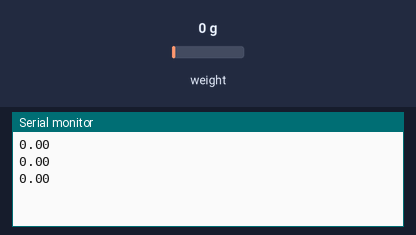
Bench run of a sketch on a simulated Arduino Uno, built with avr-gcc and run on an emulated ATmega328P. Parts: the last lines printed to the serial monitor. The inputs (shaded band) are chosen by the test bench; at power-on: weight on the scale 0 g.

Above: at 2.2 s.
2.3 s: weight on the scale set to 100 g
At 2.71 s:
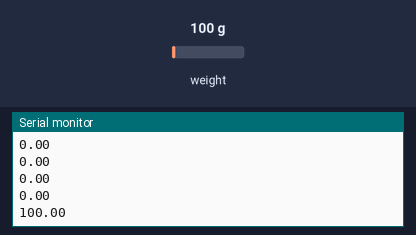
3.8 s: weight on the scale set to 1250 g
At 3.91 s:
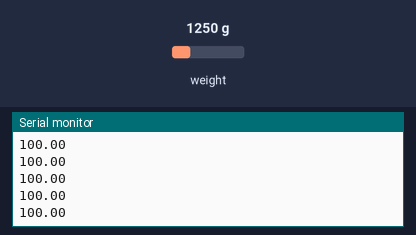
Timing chart, 0 to 6.8 s (numbered marks = the images above; inputs shaded):
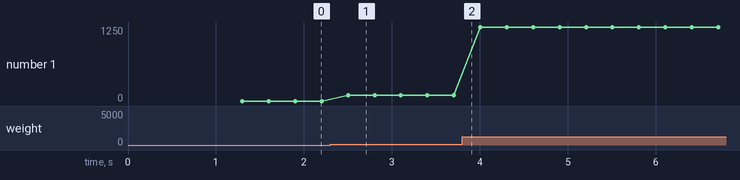

The sketch:

HX711SerialBegin.ino
```cpp
#include "HX711.h"

HX711 scale;

void setup() {
  Serial.begin(38400);
  // parameter "gain" is ommited; the default value 128 is used by the library
  // HX711.DOUT	- pin #A1
  // HX711.PD_SCK	- pin #A0
  //scale.begin(A1, A0);
  scale.begin(7, 6);

  /*
  Serial.println("Before setting up the scale:");
  Serial.print("read: \t\t");
  Serial.println(scale.read());			// print a raw reading from the ADC

  Serial.print("read average: \t\t");
  Serial.println(scale.read_average(20));  	// print the average of 20 readings from the ADC

  Serial.print("get value: \t\t");
  Serial.println(scale.get_value(5));		// print the average of 5 readings from the ADC minus the tare weight (not set yet)

  Serial.print("get units: \t\t");
  Serial.println(scale.get_units(5), 1);	// print the average of 5 readings from the ADC minus tare weight (not set) divided
						// by the SCALE parameter (not set yet)
  */

  scale.set_scale(2280.f/6.505);                      // this value is obtained by calibrating the scale with known weights; see the README for details
  scale.tare();				        // reset the scale to 0

  /*
  Serial.println("After setting up the scale:");

  Serial.print("read: \t\t");
  Serial.println(scale.read());                 // print a raw reading from the ADC

  Serial.print("read average: \t\t");
  Serial.println(scale.read_average(20));       // print the average of 20 readings from the ADC

  Serial.print("get value: \t\t");
  Serial.println(scale.get_value(5));		// print the average of 5 readings from the ADC minus the tare weight, set with tare()

  Serial.print("get units: \t\t");
  Serial.println(scale.get_units(5), 1);        // print the average of 5 readings from the ADC minus tare weight, divided
						// by the SCALE parameter set with set_scale

  Serial.println("Readings:");
  */
}
  double reading = 0;
  void loop() {
    reading = scale.get_units(3);
    Serial.println(reading);

    //scale.power_down();			        // put the ADC in sleep mode
    //delay(50); //originally 5000
    //scale.power_up();
}
```

Measured:
- after the input at 2.3 s, the serial monitor: prints a new line after 0.20 s (image 1)
- plotted number 1: 0 → 100 after the input at 2.3 s, 100 → 1250 after the input at 3.8 s
